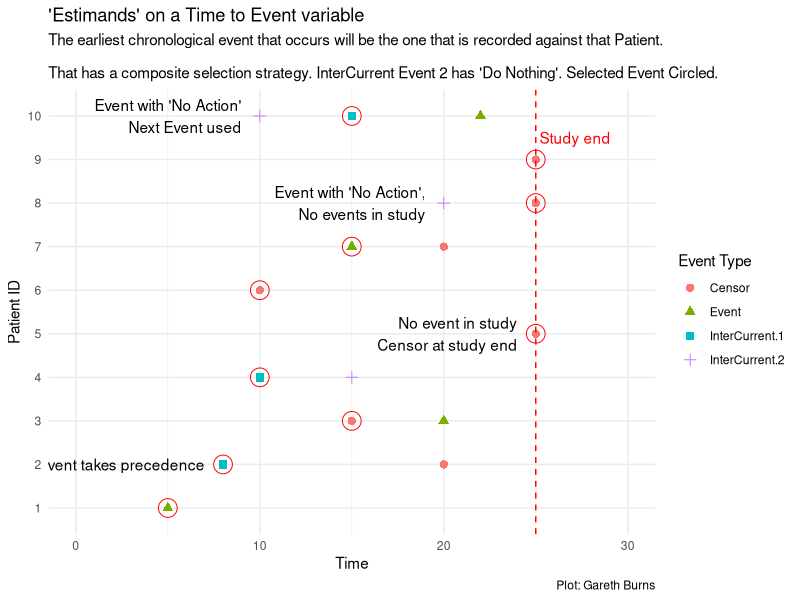

This figure's R source:
# Title: Time to Event Estimands
# Author: Gareth Burns
# Creation Date: 16/01/2024
# Description: Initial dataviz on how KerusCloud should handle time to event  
# variables with estimands applied in KerusCloud.

# Load Libraries ----------------------------------------------------------
library(ggplot2)
library(tidyr)
library(dplyr)

# Create Dataset ----------------------------------------------------------

n <- 10


data <- data.frame(PatientID = seq(n),
                   Event = c(5, NA, 20, NA, NA, NA, 15, NA, NA, 22), 
                   Censor = c(NA, 20, 15, NA, 25, 10, 20, 25, 25, NA), 
                   `InterCurrent 1` = c(NA, 8, NA, 10, NA, NA, NA, NA, NA, 15), 
                   `InterCurrent 2` = c(NA, NA, NA, 15, NA, NA, NA, 20, NA, 10)) |>
  pivot_longer(!PatientID)

recordedEvent <- data |>
  filter(name != "InterCurrent.2")|>
  group_by(PatientID) |>
  summarise(Selected = min(value, na.rm = TRUE))
  

ggplot(data, aes(x = value, y = as.factor(PatientID), colour = name, shape = name)) +
  geom_point(size = 2.5) +
  geom_point(data = recordedEvent, mapping =  aes(y = as.factor(PatientID), x = Selected), shape = 21, colour = "red", size = 6, inherit.aes = FALSE) +
  geom_vline(xintercept = 25, linetype = "dashed", colour = "Red") +
  annotate("text", x = 25.2, y = 9.5, label = "Study end", hjust = 0, colour = "red") +
  annotate("text", x = 7, y = 2, label = "Earliest event takes precedence", hjust = 1) +
  annotate("text", x = 24, y = 5, label = "No event in study\nCensor at study end", hjust = 1) +
  annotate("text", x = 19, y = 8, label = "Event with 'No Action',\nNo events in study", hjust = 1) +
  annotate("text", x = 9, y = 10, label = "Event with 'No Action'\nNext Event used", hjust = 1) +
  labs(x = "Time", y = "Patient ID" , caption = "Plot: Gareth Burns", colour = "Event Type", shape = "Event Type")+
  ggtitle(label = "'Estimands' on a Time to Event variable",
          subtitle = "The earliest chronological event that occurs will be the one that is recorded against that Patient.
          \nThat has a composite selection strategy. InterCurrent Event 2 has 'Do Nothing'. Selected Event Circled." 
          ) +
  scale_x_continuous(limits = c(0,30)) +
  theme_minimal() 

